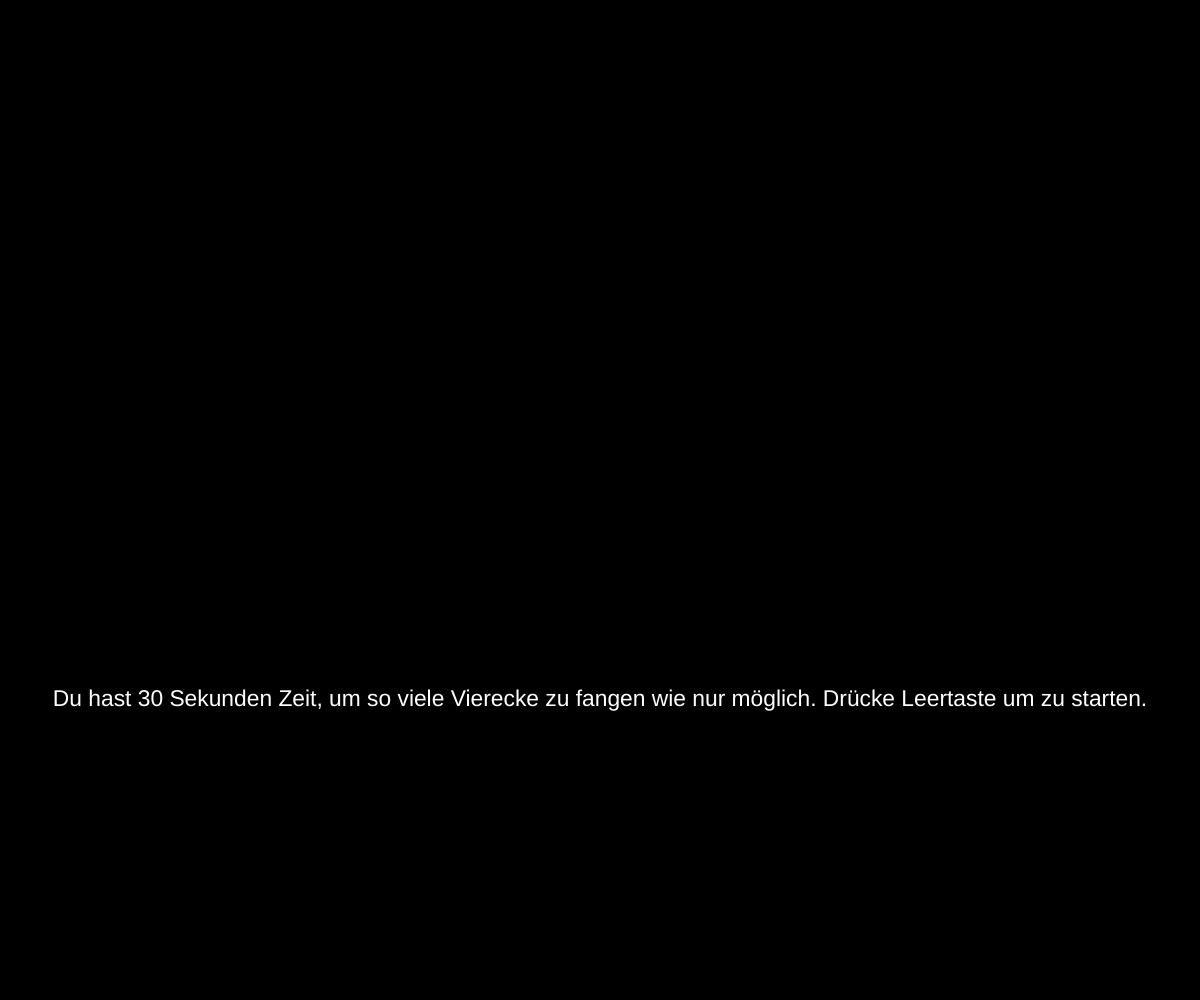
Frame 1 (no input)
Frame 60 (no input): identical to frame 1, image omitted
Frame 120 (the mouse pressed at the canvas centre since frame 60): identical to frame 1, image omitted

The p5.js sketch that drew this single still picture (run headless with seeded random() and noise() and a simulated clock; from frame 60 on, the mouse is pressed at the canvas centre):

// p5.js sketch
// ── sketch.js
let squares = [];
let beatInterval;
let score = 0;
let squareSize;
let squareSpacing;
let middleLineX;
let gameStarted = false;
let gameEnded = false;
let gameStartTime;
let showScoreScreen = false;

function setup() {
  createCanvas(windowWidth, windowHeight); //für responsive
  
  squareSize = windowHeight * 0.05;
  squareSpacing = squareSize * 2;

  middleLineX = width / 2;

  // wann fliegen die Vierecke rein in welchem Rythmus
  beatInterval = setInterval(addSquare, 1000); //Jede Sekunde n neues Viereck
}

function draw() {
  background(220);

  if (!gameStarted) {
    showStartScreen();
  } else if (!gameEnded) {
    // Mittellinie malen
    stroke(0);
    line(middleLineX, 0, middleLineX, height); //gleich responisve

    // Aktualisieren und zeichnen von Vierecke
    for (let i = squares.length - 1; i >= 0; i--) {
      squares[i].update();
      squares[i].display();

      // Überprüfe, ob das Viereck den Bildschirmrand erreicht hat
      if (squares[i].reachedEdge()) {
        squares.splice(i, 1); // Entferne das Viereck dann 
      }
    }

    // Aktueller Punktestand
    fill(0);
    textSize(windowWidth * 0.03);
    textAlign(LEFT, BOTTOM);
    text("Score: " + score, windowWidth * 0.02, windowHeight - windowWidth * 0.02); //sofort responsive machen und nicht erst danach!! danach funktioniert wieder nämlich nix lol

    // Überprüfe, ob das Spielende erreicht wurde (30 Sekunden)
    if (millis() - gameStartTime >= 30000) {
      gameEnded = true;
      showScoreScreen = true;
    }
  } else if (showScoreScreen) {
    showEndScreen();
  }
}

function addSquare() {
  if (squares.length < 2) {
    const yPos = random([0, height - squareSize]); // Zufällige Position (oben oder unten)
    squares.push(new Square(yPos));
  }
}

function keyPressed() {
  if (!gameStarted) {
    if (key === " ") {
      gameStarted = true;
      gameStartTime = millis();
    }
  } else if (!gameEnded) {
    // Überprüfe, ob die Leertaste gedrückt wurde
    if (key === " ") {
      // Überprüfe, ob der Spieler ein Viereck berührt hat
      for (let i = squares.length - 1; i >= 0; i--) {
        if (squares[i].reachedMiddleLine()) {
          squares[i].pressed = true;
          score += 1; // Erhöhe den Punktestand
        }
      }
    }
  }
}

function showStartScreen() { //der Anfangsscreen, die Spielanleitung
    background(0);
  fill(255);
  textSize(windowWidth * 0.08);
  textAlign(CENTER, CENTER);
  textSize(windowWidth*0.006)
  textSize(windowWidth * 0.019);
  text("Du hast 30 Sekunden Zeit, um so viele Vierecke zu fangen wie nur möglich. Drücke Leertaste um zu starten.", width / 2, height / 2 + windowHeight * 0.2);}

function showEndScreen() { //Endscreen, Scoreboard
  background(0);
  fill(255);
  textSize(windowWidth * 0.08);
  textAlign(CENTER, CENTER);
  text("Game Over\nScore: " + score, width / 2, height / 2);
  textSize(windowWidth * 0.04);
  text("Lade die Seite neu, um erneut zu spielen", width / 2, height / 2 + windowHeight * 0.2);
}

class Square {
  constructor() {
    this.x = 0;
    this.y = random(height - squareSize); // Zufällige y-Position
    this.side = squareSize;
    this.pressed = false;
    this.speed = random(5, 10); // Zufällige Geschwindigkeit des Vierecks
  }

  update() {
    // Bewege das Viereck von links nach rechts
    this.x += this.speed;
  }

  display() {
    // Zeichne das Viereck
    stroke(0);
    if (this.pressed) {
      fill(0, 255, 0); // Grün, wenn richtig
    } else {
      fill(255); // Weiß, wenn nix
    }
    rect(this.x, this.y, this.side, this.side);
  }

  reachedEdge() {
    // Überprüfe, ob das Viereck den rechten Bildschirmrand erreicht hat
    return this.x > width;
  }

  reachedMiddleLine() {
    // Überprüfe, ob das Viereck die Mittellinie erreicht hat
    return (
      this.x + this.side >= middleLineX &&
      this.x <= middleLineX &&
      !this.pressed
    );
  }
}

function windowResized() {
  resizeCanvas(windowWidth, windowHeight);
  middleLineX = width / 2;
  squareSize = windowHeight * 0.05;
  squareSpacing = squareSize * 2;
  textSize(windowWidth * 0.04); // Passe die Textgröße an
}

function windowResized() {
  resizeCanvas(windowWidth, windowHeight);
  middleLineX = width / 2;
}
//ich weine..
